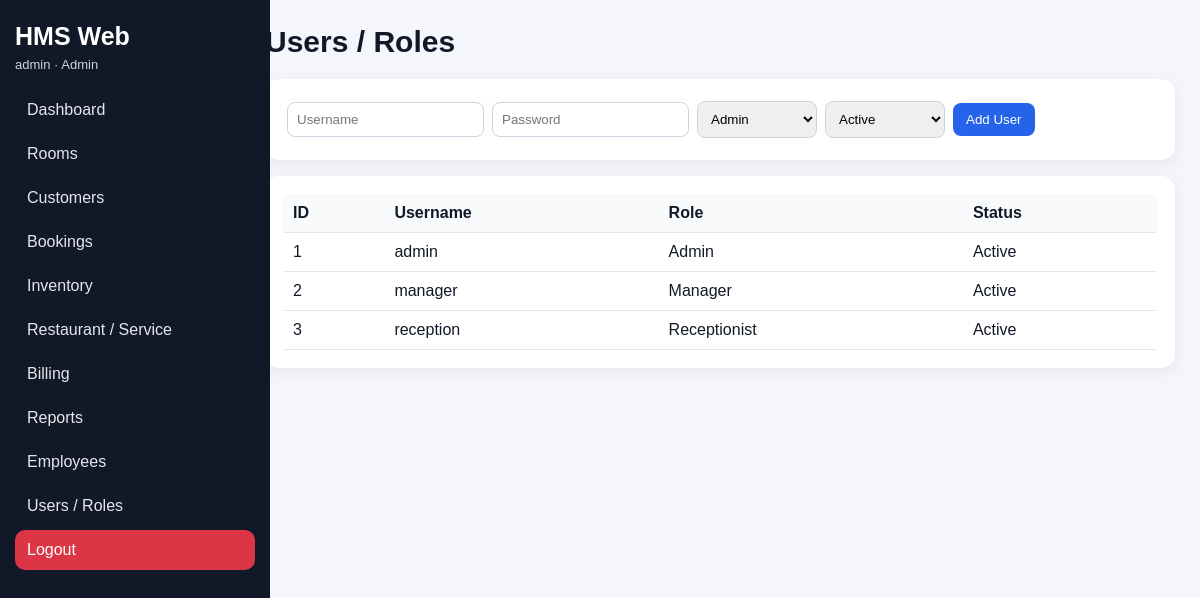
The app's page /users (signed in) with its own data.
### tables this page shows
CREATE TABLE users(
        id INTEGER PRIMARY KEY AUTOINCREMENT,
        username TEXT UNIQUE,
        password TEXT,
        role TEXT,
        status TEXT DEFAULT 'Active');

### app.py (the view)
@app.route("/users")
def users():
    if session.get("role") not in ["Admin", "Manager"]:
        return redirect(url_for("dashboard"))
    return render_template("users.html", users=run("SELECT id,username,role,status FROM users ORDER BY id"))

### app.py (called while the page is built)
def db():
    con = sqlite3.connect(DB_PATH)
    con.row_factory = sqlite3.Row
    return con

def run(sql, args=(), one=False, commit=False):
    con = db()
    cur = con.execute(sql, args)
    if commit:
        con.commit()
        last = cur.lastrowid
        con.close()
        return last
    rows = cur.fetchall()
    con.close()
    return (rows[0] if rows else None) if one else rows

def login_required():
    return "user_id" in session

@app.context_processor
def inject():
    return dict(current_user=session)

@app.before_request
def protect():
    allowed = ["login", "static"]
    if request.endpoint and request.endpoint not in allowed and not login_required():
        return redirect(url_for("login"))

### templates/users.html
{% extends "base.html" %}{% block content %}<h1>Users / Roles</h1><div class="panel"><form class="row" method="post" action="{{url_for('add_user')}}"><input name="username" placeholder="Username"><input name="password" placeholder="Password"><select name="role"><option>Admin</option><option>Manager</option><option>Receptionist</option></select><select name="status"><option>Active</option><option>Inactive</option></select><button>Add User</button></form></div><div class="panel"><table><tr><th>ID</th><th>Username</th><th>Role</th><th>Status</th></tr>{% for u in users %}<tr><td>{{u.id}}</td><td>{{u.username}}</td><td>{{u.role}}</td><td>{{u.status}}</td></tr>{% endfor %}</table></div>{% endblock %}

### static/css/style.css (style rules this page uses)
body { margin:0;background:#f4f6fb;font-family:Arial,sans-serif;color:#111827 }
h1 { font-size:30px;margin:0 0 20px }
.panel,.card { background:white;padding:18px;border-radius:14px;box-shadow:0 4px 16px rgba(0,0,0,.06);margin-bottom:16px }
input,select { padding:9px;border:1px solid #cbd5e1;border-radius:8px;margin:4px;min-width:120px }
button,.button { background:#2563eb;color:white;border:0;border-radius:8px;padding:9px 13px;text-decoration:none;display:inline-block;margin:4px;cursor:pointer }
table { width:100%;border-collapse:collapse;background:white }
th,td { padding:10px;border-bottom:1px solid #e5e7eb;text-align:left }
th { background:#f9fafb }
.row { display:flex;flex-wrap:wrap;align-items:center }

### records on screen
users: id "1", username "admin", role "Admin", status "Active"
users: id "2", username "manager", role "Manager", status "Active"
users: id "3", username "reception", role "Receptionist", status "Active"

### other values on screen
{{ current_user.username }} "admin"
{{ current_user.role }} "Admin"
